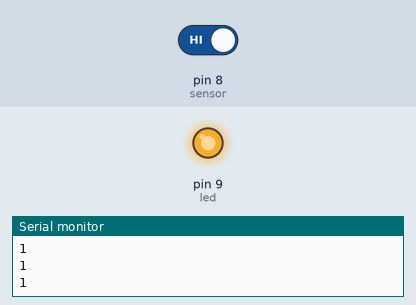
A sketch run on a simulated Arduino Uno, built with avr-gcc and run on an emulated ATmega328P. Parts: output pins drawn as LEDs (lit = HIGH), the last lines printed to the serial monitor. Inputs (shaded band) come from the test bench; at power-on: pin 8 (sensor) HIGH.

Above: at 1.2 s.
1.3 s: pin 8 (sensor) driven LOW
At 1.8 s:
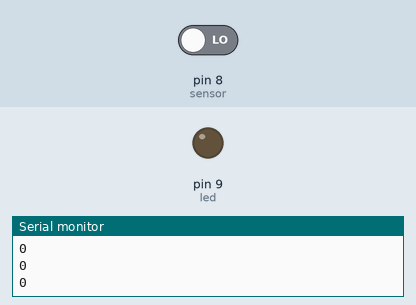
2.8 s: pin 8 (sensor) driven HIGH
At 4.2 s:
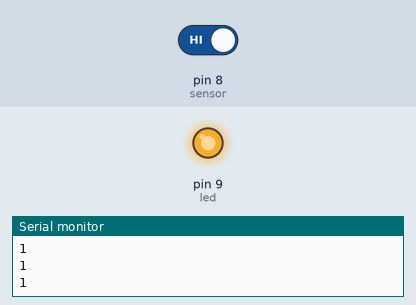
Timing chart, 0 to 5.8 s (numbered marks = the images above; inputs shaded):
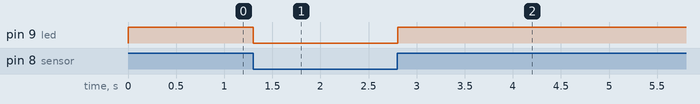

The sketch:

Metal_Detect_Sensor.ino
```cpp
int sensor=8;
int led=9;
void setup() {
 Serial.begin(9600);
 pinMode(sensor,INPUT);
 pinMode(led,OUTPUT);


}

void loop() {
 int x=digitalRead(sensor);
 digitalWrite(sensor,HIGH);
  Serial.println(x);
 if(x==1)
 {

 digitalWrite(led,HIGH);
 delay(100);

 }
 else
 {
  digitalWrite(led,LOW);
 }
}
```

Measured:
- after the input at 1.3 s, pin 9 (led): HIGH → LOW at once
- after the input at 2.8 s, pin 9 (led): LOW → HIGH at once
